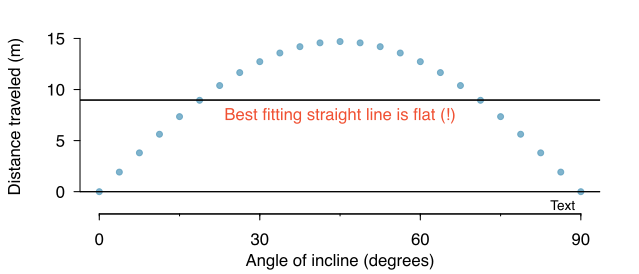

R code for this plot:
library(openintro)
data(COL)

set.seed(3)
myPDF('notGoodAtAllForALinearModel.pdf', 6.4, 2.743,
      mar = c(3, 4, 1, 2))
theta <- seq(0, pi / 2, length.out = 25)
v <- 12
noise <- rnorm(length(theta), sd = 0)
x <- 2 * v^2 * sin(theta) * cos(theta) / 9.8 + noise
PlotWLine(theta / pi * 2 * 90, x,
          xlab = 'Angle of incline (degrees)',
          ylab = 'Distance traveled (m)',
          axes = FALSE)
axis(1, at = seq(0, 90, length.out = 7), rep("", 7), tcl = -0.1)
axis(1, at = seq(0, 90, length.out = 4))
axis(2, at = seq(0, 15, 5))
abline(h = 0)
text(mean(theta / pi * 2 * 90), mean(x),
     'Best fitting straight line is flat (!)',
     pos = 1,
     col = COL[4])
abline(h = 0)
dev.off()
